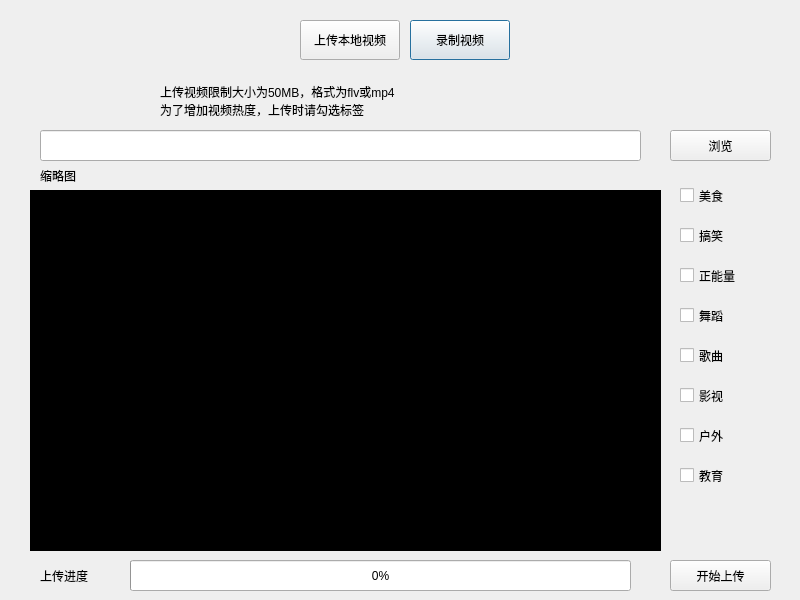
<?xml version="1.0" encoding="UTF-8"?>
<ui version="4.0">
 <class>UpLoadDialog</class>
 <widget class="QDialog" name="UpLoadDialog">
  <property name="geometry">
   <rect>
    <x>0</x>
    <y>0</y>
    <width>800</width>
    <height>600</height>
   </rect>
  </property>
  <property name="windowTitle">
   <string>Dialog</string>
  </property>
  <widget class="QPushButton" name="pb_page2">
   <property name="geometry">
    <rect>
     <x>410</x>
     <y>20</y>
     <width>100</width>
     <height>40</height>
    </rect>
   </property>
   <property name="text">
    <string>录制视频</string>
   </property>
  </widget>
  <widget class="QPushButton" name="pb_page1">
   <property name="geometry">
    <rect>
     <x>300</x>
     <y>20</y>
     <width>100</width>
     <height>40</height>
    </rect>
   </property>
   <property name="text">
    <string>上传本地视频</string>
   </property>
  </widget>
  <widget class="QStackedWidget" name="stackedWidget">
   <property name="geometry">
    <rect>
     <x>0</x>
     <y>70</y>
     <width>801</width>
     <height>531</height>
    </rect>
   </property>
   <property name="currentIndex">
    <number>0</number>
   </property>
   <widget class="QWidget" name="page">
    <widget class="QLabel" name="lb_introduce">
     <property name="geometry">
      <rect>
       <x>160</x>
       <y>10</y>
       <width>591</width>
       <height>41</height>
      </rect>
     </property>
     <property name="text">
      <string>上传视频限制大小为50MB，格式为flv或mp4
为了增加视频热度，上传时请勾选标签</string>
     </property>
    </widget>
    <widget class="QLineEdit" name="le_path">
     <property name="geometry">
      <rect>
       <x>40</x>
       <y>60</y>
       <width>601</width>
       <height>31</height>
      </rect>
     </property>
     <property name="readOnly">
      <bool>true</bool>
     </property>
    </widget>
    <widget class="QPushButton" name="pb_view">
     <property name="geometry">
      <rect>
       <x>670</x>
       <y>60</y>
       <width>101</width>
       <height>31</height>
      </rect>
     </property>
     <property name="text">
      <string>浏览</string>
     </property>
    </widget>
    <widget class="QLabel" name="lb_jpg">
     <property name="geometry">
      <rect>
       <x>40</x>
       <y>90</y>
       <width>131</width>
       <height>31</height>
      </rect>
     </property>
     <property name="text">
      <string>缩略图</string>
     </property>
    </widget>
    <widget class="QLabel" name="lb_progress">
     <property name="geometry">
      <rect>
       <x>40</x>
       <y>490</y>
       <width>71</width>
       <height>31</height>
      </rect>
     </property>
     <property name="text">
      <string>上传进度</string>
     </property>
    </widget>
    <widget class="QProgressBar" name="pgb_progress">
     <property name="geometry">
      <rect>
       <x>130</x>
       <y>490</y>
       <width>501</width>
       <height>31</height>
      </rect>
     </property>
     <property name="value">
      <number>0</number>
     </property>
    </widget>
    <widget class="QPushButton" name="pb_beginupload">
     <property name="geometry">
      <rect>
       <x>670</x>
       <y>490</y>
       <width>101</width>
       <height>31</height>
      </rect>
     </property>
     <property name="text">
      <string>开始上传</string>
     </property>
    </widget>
    <widget class="QCheckBox" name="cb_food">
     <property name="geometry">
      <rect>
       <x>680</x>
       <y>110</y>
       <width>91</width>
       <height>31</height>
      </rect>
     </property>
     <property name="text">
      <string>美食</string>
     </property>
    </widget>
    <widget class="QCheckBox" name="cb_funny">
     <property name="geometry">
      <rect>
       <x>680</x>
       <y>150</y>
       <width>91</width>
       <height>31</height>
      </rect>
     </property>
     <property name="text">
      <string>搞笑</string>
     </property>
    </widget>
    <widget class="QCheckBox" name="cb_posenergy">
     <property name="geometry">
      <rect>
       <x>680</x>
       <y>190</y>
       <width>91</width>
       <height>31</height>
      </rect>
     </property>
     <property name="text">
      <string>正能量</string>
     </property>
    </widget>
    <widget class="QCheckBox" name="cb_dance">
     <property name="geometry">
      <rect>
       <x>680</x>
       <y>230</y>
       <width>91</width>
       <height>31</height>
      </rect>
     </property>
     <property name="text">
      <string>舞蹈</string>
     </property>
    </widget>
    <widget class="QCheckBox" name="cb_music">
     <property name="geometry">
      <rect>
       <x>680</x>
       <y>270</y>
       <width>91</width>
       <height>31</height>
      </rect>
     </property>
     <property name="text">
      <string>歌曲</string>
     </property>
    </widget>
    <widget class="QCheckBox" name="cb_film">
     <property name="geometry">
      <rect>
       <x>680</x>
       <y>310</y>
       <width>91</width>
       <height>31</height>
      </rect>
     </property>
     <property name="text">
      <string>影视</string>
     </property>
    </widget>
    <widget class="QCheckBox" name="cb_outdoors">
     <property name="geometry">
      <rect>
       <x>680</x>
       <y>350</y>
       <width>91</width>
       <height>31</height>
      </rect>
     </property>
     <property name="text">
      <string>户外</string>
     </property>
    </widget>
    <widget class="QCheckBox" name="cb_educate">
     <property name="geometry">
      <rect>
       <x>680</x>
       <y>390</y>
       <width>91</width>
       <height>31</height>
      </rect>
     </property>
     <property name="text">
      <string>教育</string>
     </property>
    </widget>
    <widget class="QLabel" name="lb_gif">
     <property name="geometry">
      <rect>
       <x>30</x>
       <y>120</y>
       <width>631</width>
       <height>361</height>
      </rect>
     </property>
     <property name="styleSheet">
      <string notr="true">background-color: rgb(0, 0, 0);</string>
     </property>
     <property name="text">
      <string/>
     </property>
     <property name="alignment">
      <set>Qt::AlignCenter</set>
     </property>
    </widget>
   </widget>
   <widget class="QWidget" name="page_2"/>
  </widget>
 </widget>
 <resources/>
 <connections/>
</ui>
